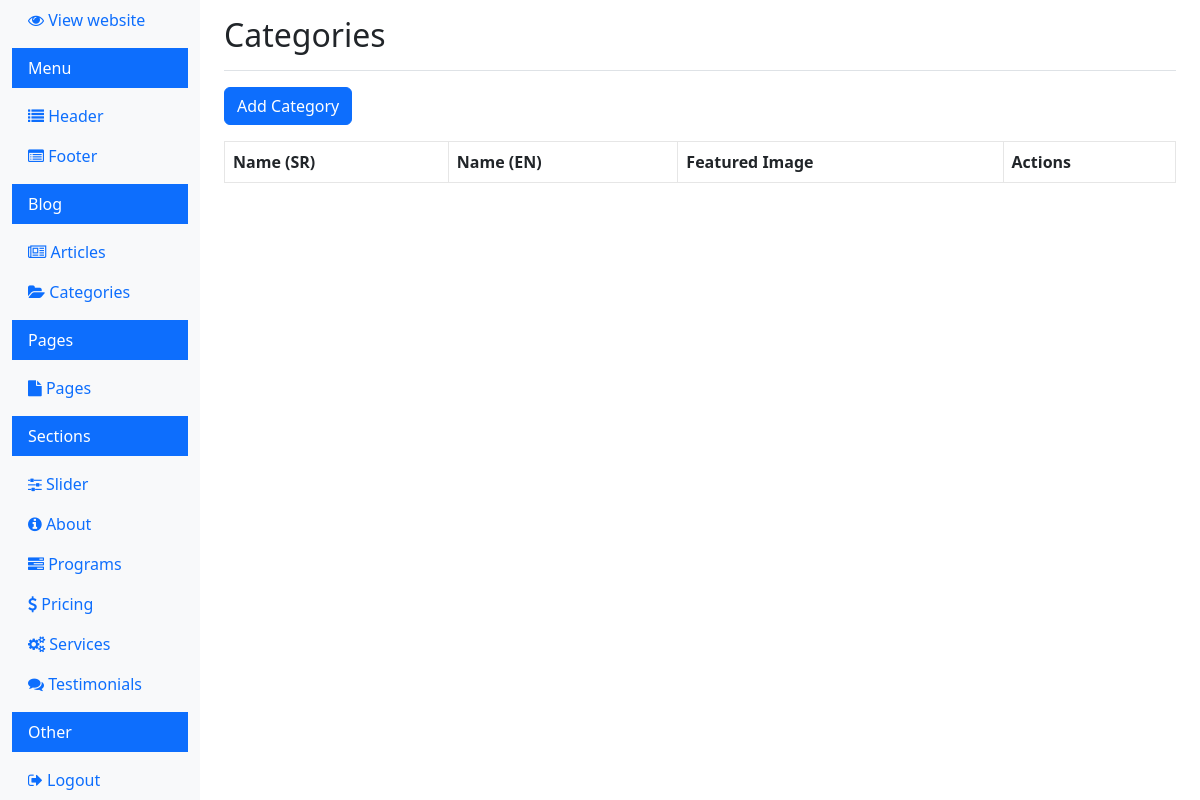
Page /dashboard/view_categories.php (signed in) on the earlier database version.
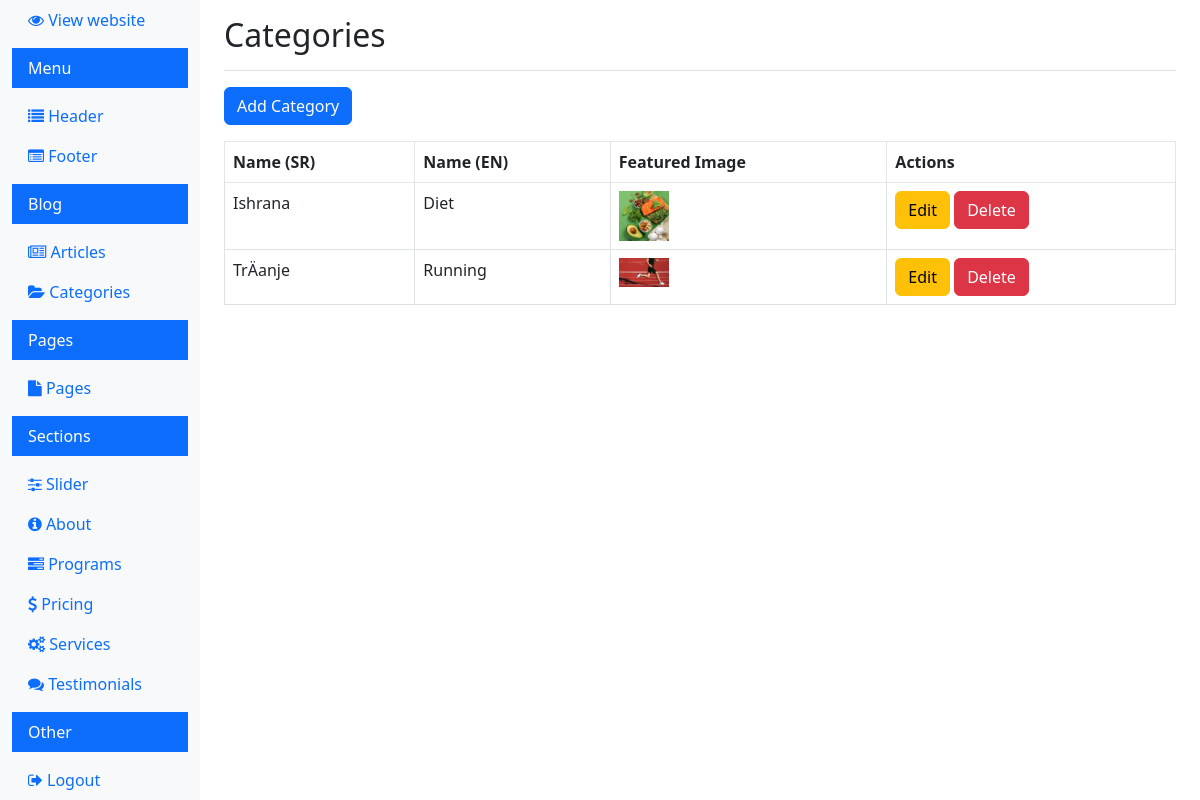
Same page on the later database version.
### tables this page shows
CREATE TABLE IF NOT EXISTS `categories` (
  `id` int(11) NOT NULL AUTO_INCREMENT,
  `category_group_id` varchar(255) NOT NULL,
  `name` varchar(255) NOT NULL,
  `featured_image` varchar(255) DEFAULT NULL,
  `language` varchar(10) NOT NULL DEFAULT 'en',
  PRIMARY KEY (`id`)
);

### dashboard/view_categories.php (the view, shortened to what this page needs)
<?php
$conn = new mysqli(DB_HOST, DB_USER, DB_PASS, DB_NAME);
$sql = "SELECT c1.category_group_id, c1.name AS name_sr, c2.name AS name_en, c1.featured_image
        FROM categories c1
        LEFT JOIN categories c2 ON c1.category_group_id = c2.category_group_id AND c2.language = 'en'
        WHERE c1.language = 'sr'";
$result = $conn->query($sql);
$categories = [];
if ($result->num_rows > 0) {
    while ($row = $result->fetch_assoc()) {
        $categories[] = $row;
    }
}
?>
<!doctype html>
<html lang="sr">
<head>
    <link rel="stylesheet" href="../css/bootstrap.min.css">
    <link rel="stylesheet" href="https://cdnjs.cloudflare.com/ajax/libs/font-awesome/4.7.0/css/font-awesome.min.css">
    <link rel="stylesheet" href="../css/style.css">
</head>
<body>
    <div class="container-fluid">
        <div class="row">
            <?php include 'navigation.php'; ?>
            <main role="main" class="col-md-9 ms-sm-auto col-lg-10 px-md-4">
                <div class="d-flex justify-content-between flex-wrap flex-md-nowrap align-items-center pt-3 pb-2 mb-3 border-bottom">
                    <h1 class="h2">Categories</h1>
                </div>
                <a href="add_category.php" class="btn btn-primary mb-3">Add Category</a>
                <table class="table table-bordered">
                    <thead>
                        <tr>
                            <th>Name (SR)</th>
                            <th>Name (EN)</th>
                            <th>Featured Image</th>
                            <th>Actions</th>
                        </tr>
                    </thead>
                    <tbody>
                        <?php foreach ($categories as $category) : ?>
                            <tr>
                                <td><?php echo htmlspecialchars($category['name_sr']); ?></td>
                                <td><?php echo htmlspecialchars($category['name_en']); ?></td>
                                <td>
                                    <?php if ($category['featured_image']) : ?>
                                        <img src="../<?php echo htmlspecialchars($category['featured_image']); ?>" alt="Featured Image" style="width: 50px; height: auto;">
                                    <?php endif; ?>
                                </td>
                                <td>
                                    <a href="edit_category.php?id=<?php echo $category['category_group_id']; ?>" class="btn btn-warning">Edit</a>
                                    <a href="delete_category.php?id=<?php echo $category['category_group_id']; ?>" class="btn btn-danger" onclick="return confirm('Are you sure you want to delete this category?');">Delete</a>
                                </td>
                            </tr>
                        <?php endforeach; ?>
                    </tbody>
                </table>
            </main>
        </div>
    </div>
</body>
</html>

Differences in the rows shown:
added categories: name "Ishrana", categories.name "Diet", featured_image (picture)
added categories: name "TrÄanje", categories.name "Running", featured_image (picture)
